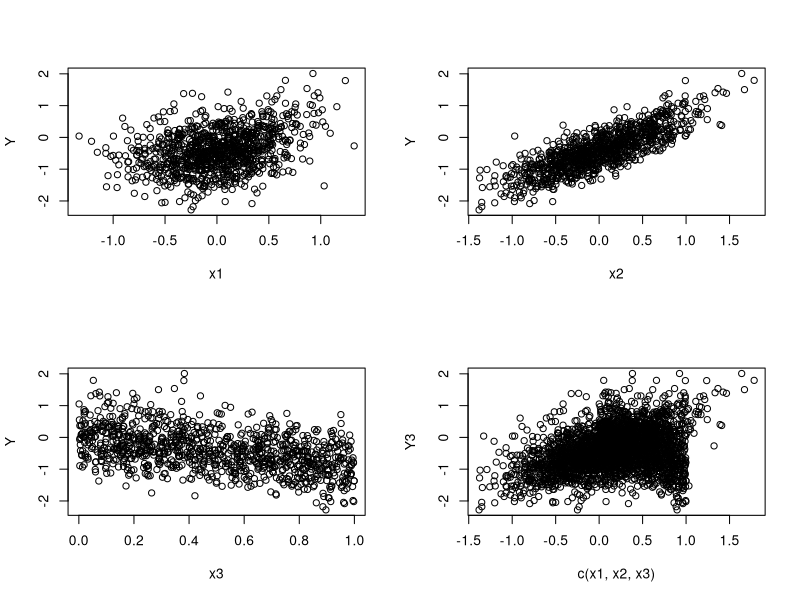
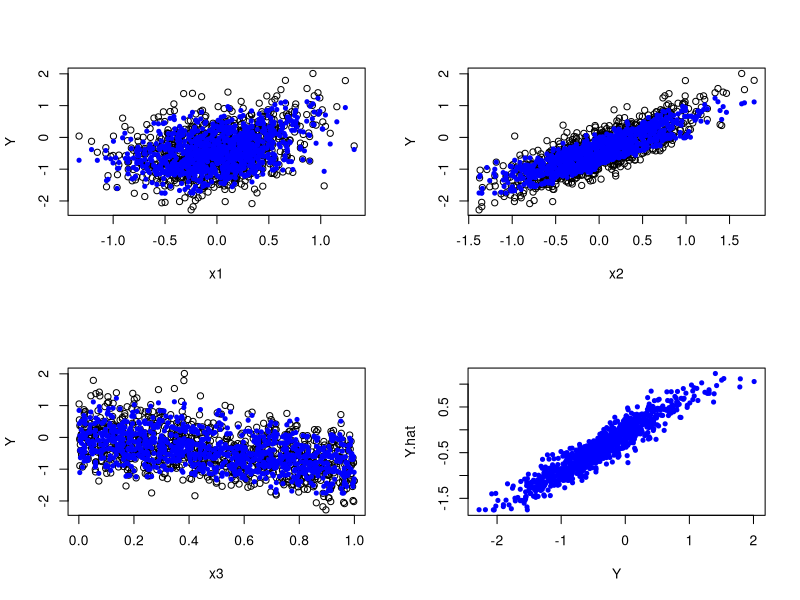
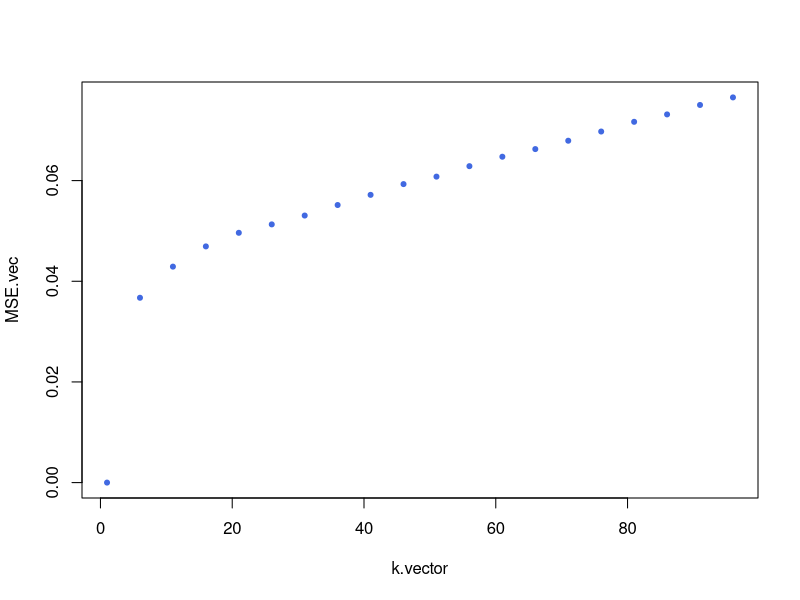
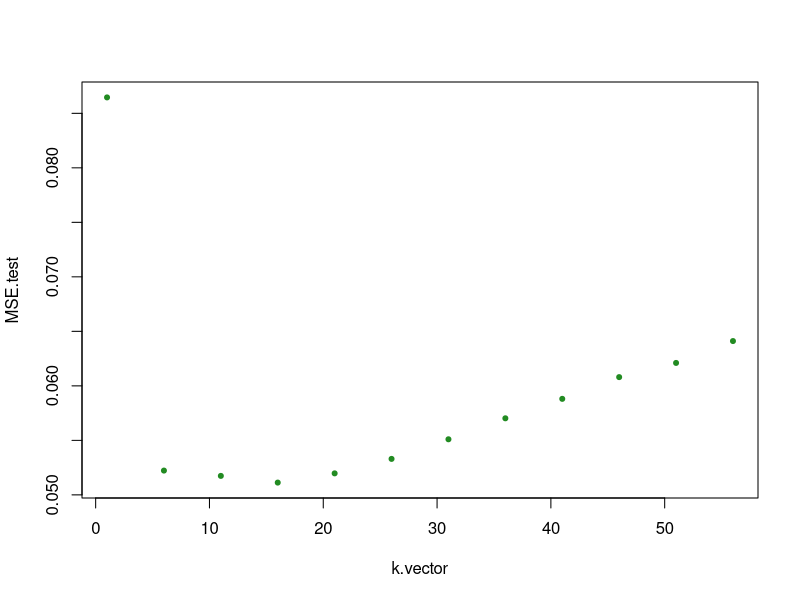

Here is the R script that generated these plots, in order: (Note: this script raises an error after producing the figures.)
# Primer using KNN
setwd("~/Desktop/2021/Code/ml_finance/Week 1")
rm(list = ls())

## Exercise 1 
## Question 4

## create dataset
set.seed(100) 
x1=rnorm(1000,0,1)*0.4
x2=0.5*x1 + 0.5*rnorm(1000,0,1)
x3=runif(1000,0,1)
sigma=0.2
Y=0.5*x1^2 +1*x2  - x3 +sigma*rnorm(1000,0,1)
X <- as.matrix(cbind(x1,x2,x3))

## plot
Y3 <- rep(Y, times=3)
par(mfrow=c(2,2))
plot(x1,Y)
plot(x2,Y)
plot(x3,Y)
plot(c(x1,x2,x3), Y3)

## knn to minimise square loss

KNN <- function(X,Y,k,X.hat){
  # X is the feature matrix. Each row contains one observation
  # Y are the target variables
  # X.hat matrix with observations for which we want to determine the yhat value
  n <- dim(X)[1]
  p <- dim(X)[2]
  
  n.hat=dim(X.hat)[1]
  y.hat <- c()
  for (i in 1:n.hat){
    x <- X.hat[i,]
    DD <- sqrt(rowSums((X-matrix(1,n,1)%*%x)^2)) # distance
    S <- sort(DD, index.return=TRUE)
    I <- S$ix[1:k]
    y.hat[i] <- mean(Y[I])
  }
  return(y.hat)
}


Y.hat=KNN(X,Y,20,X) #the X.hat matrix is equal to X, since we determine a training MSE

## investigate the fit
par(mfrow=c(2,2))
plot(x1,Y)
points(x1,Y.hat,pch=20, col="blue")

plot(x2,Y)
points(x2,Y.hat,pch=20, col="blue")

plot(x3,Y)
points(x3,Y.hat,pch=20, col="blue")

plot(Y,Y.hat,pch=20, col="blue")

## training MSE
MSE= mean((Y-Y.hat)^2)
MSE

## MSE for varying K
k.vector <- seq(1,100,5)
MSE.vec <- c()
for (j in 1:length(k.vector)){
  Y.pred <- KNN(X,Y,k.vector[j],X)
  MSE.vec[j] <- mean((Y-Y.pred)^2)
}

par(mfrow=c(1,1))
plot(k.vector, MSE.vec, pch=20, col="royalblue")

## simulate validation set
set.seed(101) 
x1=rnorm(1000,0,1)*0.4
x2=0.5*x1 + 0.5*rnorm(1000,0,1)
x3=runif(1000,0,1)
Y.test <- 0.5*x1^2 +1*x2  - x3 +sigma*rnorm(1000,0,1)
X.test <- as.matrix(cbind(x1,x2,x3))

## test MSE for varying K
k.vector <- seq(1,60,5)
MSE.test<- c()
for (j in 1:length(k.vector)){
  Y.pred <- KNN(X,Y,k.vector[j],X.test)
  MSE.test[j] <- mean((Y.test-Y.pred)^2)
}

idx <- which.min(MSE.test)
solution <- k.vector[idx]

plot(k.vector, MSE.test, pch=20, col="forestgreen")
plot(X.test,Y.test)

### Variance of the point estimate

## new data
set.seed(17)
sigma <- 0.2
x=as.matrix(cbind(0,0.1,0.5))
nSim <- 1000
y_hat200=c()

for (i in 1:nSim){
  x1 <- rnorm(1000,0,1)*0.4
  x2 <- 0.5*x1 + 0.5*rnorm(1000,0,1)
  x3 <- runif(1000,0,1)
  X <- as.matrix(cbind(x1,x2,x3))
  Y <- 0.5*x1^2 +1*x2  - x3 +sigma*rnorm(1000,0,1)
  y_hat200[i] <- KNN(X,Y,200,x)
}

TrueValue=0.5*x[1]^2 +1*x[2]  - x[3]
Bias.hat=TrueValue-mean(y_hat200)
SE.hat=sd(y_hat200)
hist(y_hat200,100)
abline(v=TrueValue, col="red", lwd=2)

SE.hat
Bias.hat

## Bivariate Normal Simulation
n.obs <- 1000
mu.x <- 0; mu.y<-0; sigma.x<-1; sigma.y<-1;
X <- rnorm(n.obs, mu.x, sigma.x)
V <- rnorm(n.obs)
Y <- 0.5*X + (1-(0.5)^2)*V
plot(X,Y,pch=21,xlim=c(-4,4))

x <- seq(-4,4,0.1)
ycond <- mu.y + 0.5*(sigma.y/sigma.x)*(x-mu.x)
lines(x,ycond,col="forestgreen",lwd=2)

X.mat <- as.matrix(X)
X.hat <- as.matrix(x)

y.hat <- KNN(X.mat,Y,80,X.hat)
points(x,y.hat, col="red")
